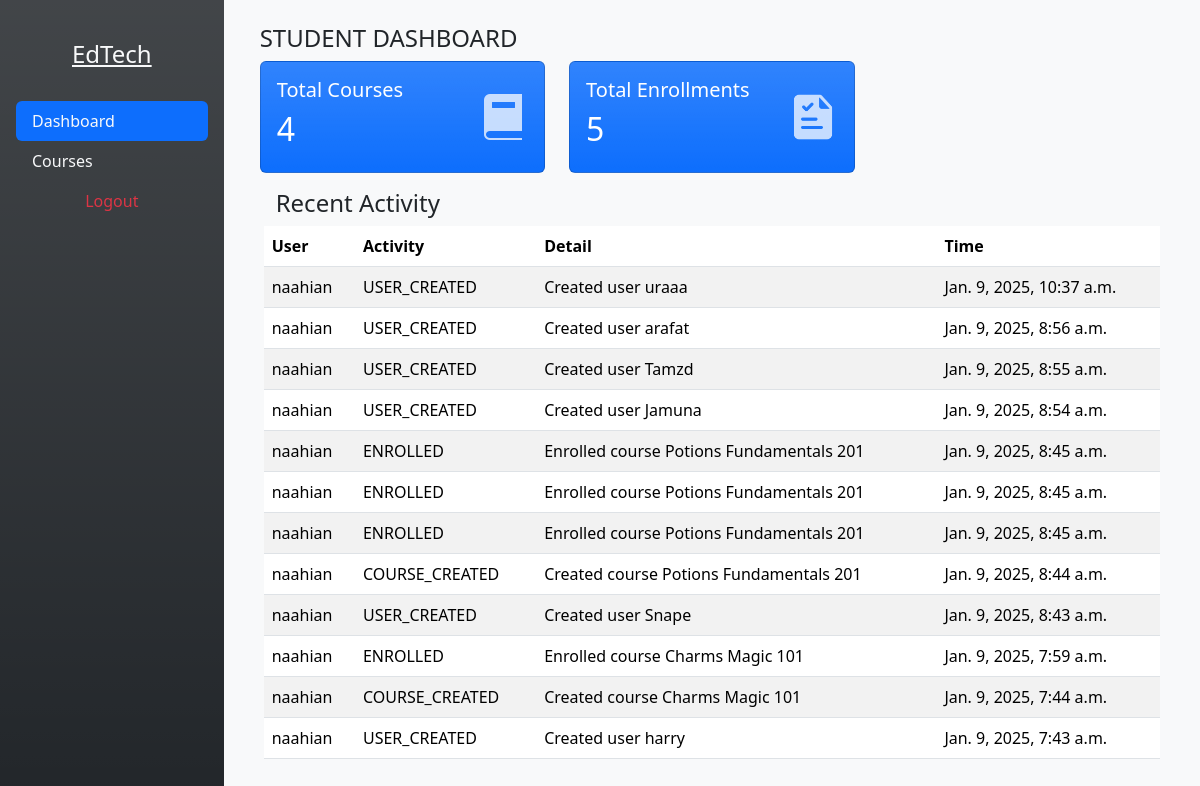
/dashboard/student (signed in), run on an earlier commit of the app's database.
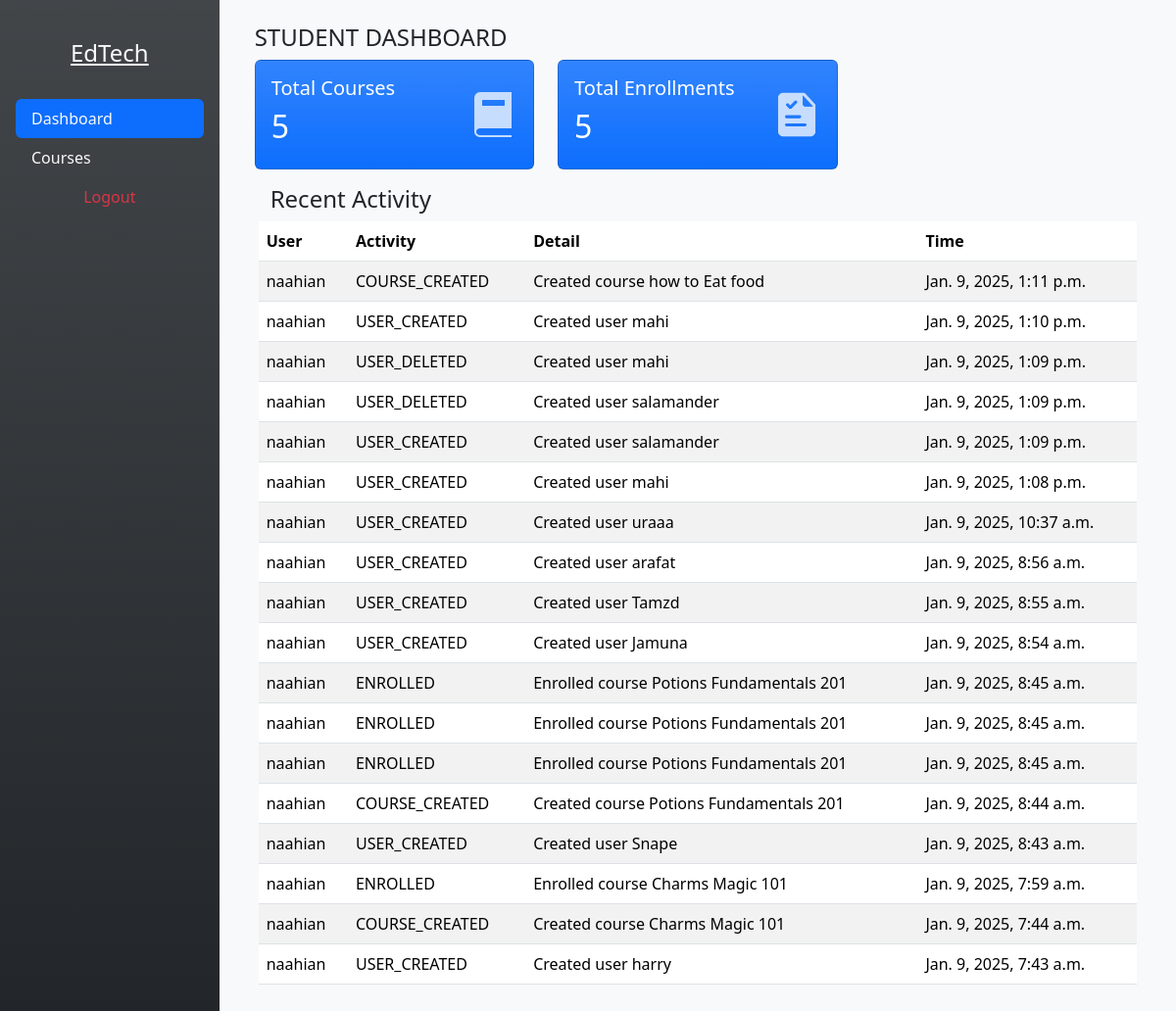
And on a later commit of the database.
### dashboard/models.py (models this page shows, shortened)
class Activity(models.Model):
    ACTION_CHOICES = [
        ("USER_CREATED", "User Created"),
        ("USER_CREATED", "User Deleted"),
        ("COURSE_CREATED", "Course Created"),
        ("COURSE_DELETED", "Course Deleted"),
        ("ENROLLED", "Enrolled"),
        ("COMPLETED", "Enrollment Completed"),
    ]
    user = models.ForeignKey(User, on_delete=models.CASCADE, db_index=True)
    action = models.CharField(max_length=50, choices=ACTION_CHOICES)
    timestamp = models.DateTimeField(auto_now_add=True)
    details = models.TextField(blank=True)

### dashboard/views.py (the view)
# urls.py: path('student', views.studentDashboard, name='student-dashboard'),
@login_required(login_url="/users/login")
def studentDashboard(request, usertype="student"):
    activities = list( Activity.objects.filter(user=request.user).values().order_by('-timestamp'))
    for activity in activities:
        activity["username"] = User.objects.filter(id=activity['user_id']).first().username
    context = {
        "user_id": request.user.id,
        "username": request.user.username,
        "user_type": usertype,
        "courses": len(Course.objects.all()),
        "enrollments": len(Enrollment.objects.filter(user__id=request.user.id)),
        "activities":activities,
    }
    return render(request, "student_dashboard.html", context)

### frontend/template/student_dashboard.html (shortened to what this page needs)
{%extends 'admin_dashboard.html'%}
{%load static%}
{%block content%}
<div class="d-flex w-100 h-100">
    <div class="nav flex-column nav-pills bg-dark bg-gradient p-3 h-100" id="v-pills-tab" role="tablist">
        <a class="link-light link-opacity-50-hover mx-5 my-3 p-2 text-center" href="/">
            <h4> EdTech</h4>
        </a>
        <a class="nav-link link-light link-opacity-50-hover active" id="v-pills-dashboard-tab" data-bs-toggle="pill"
            data-bs-target="#v-pills-dashboard" type="button" role="tab" aria-controls="v-pills-dashboard"
            aria-selected="true">Dashboard</a>
        <a class="nav-link link-light link-opacity-50-hover" id="v-pills-courses-tab" data-bs-toggle="pill"
            data-bs-target="#v-pills-courses" type="button" role="tab" aria-controls="v-pills-courses"
            onclick="getStudentCourses()" aria-selected="false">Courses</a>
        <a class="text-center nav-link link-danger" href="{%url 'logout'%}">Logout</a>
    </div>
    <div class="tab-content w-100 p-4 bg-light" id="v-pills-tabContent"
        style="overflow-y: auto; max-height: calc(100vh - 2rem);">
        <div class="tab-pane fade show active container" id="v-pills-dashboard" role="tabpanel"
            aria-labelledby="v-pills-dashboard-tab">
            <h4 class="text-uppercase">{{user_type}} Dashboard</h4>
            <div class="row">
                <div class="col-md-4">
                    <div class="flex-row card text-white align-items-center bg-primary bg-gradient mb-3">
                        <div class="col-md-8 card-body">
                            <h5 class="card-text">Total Courses</h5>
                            <h2 class="card-title">{{courses}}</h2>
                        </div>
                        <img class="mx-3 opacity-75" width="50" height="50" src="/media/icon/course.png">
                    </div>
                </div>
                <div class="col-md-4">
                    <div class="flex-row card text-white align-items-center bg-primary bg-gradient mb-3">
                        <div class="col-md-8 card-body">
                            <h5 class="card-text">Total Enrollments</h5>
                            <h2 class="card-title">{{enrollments}}</h2>
                        </div>
                        <img class="mx-3 opacity-75" width="50" height="50" src="/media/icon/enroll.png">
                    </div>
                </div>
            </div>
            <div class="row px-3">
                <h4>Recent Activity</h4>
                <table class="table table-striped">
                    <thead>
                        <tr>
                            <th>User</th>
                            <th>Activity</th>
                            <th>Detail</th>
                            <th>Time</th>
                        </tr>
                    </thead>
                    <tbody id="activity-list">
                        {%for item in activities %}
                        <tr>
                            <td>{{item.username}}</td>
                            <td>{{item.action}}</td>
                            <td>{{item.details}}</td>
                            <td>{{item.timestamp}}</td>
                        </tr>
                        {% endfor %}
                    </tbody>
                </table>
            </div>
        </div>
    </div>
</div>
{%endblock%}

### frontend/template/admin_dashboard.html (shortened to what this page needs)
{% load static %}
<!DOCTYPE html>
<html lang="en" style="height: 100%;">
<head>
    <link href="https://cdn.jsdelivr.net/npm/bootstrap@5.3.2/dist/css/bootstrap.min.css" rel="stylesheet"
 />
</head>
<body style="height: 100%;">
    {%block content%}{%endblock%}
</body>
</html>

What changed in the data, as far as the page shows it:
added Activity: username "naahian", action "COURSE_CREATED", details "Created course how to Eat food", timestamp "Jan. 9, 2025, 1:11 p.m."
added Activity: username "naahian", action "USER_CREATED", details "Created user mahi", timestamp "Jan. 9, 2025, 1:10 p.m."
added Activity: username "naahian", action "USER_DELETED", details "Created user mahi", timestamp "Jan. 9, 2025, 1:09 p.m."
added Activity: username "naahian", action "USER_DELETED", details "Created user salamander", timestamp "Jan. 9, 2025, 1:09 p.m."
added Activity: username "naahian", action "USER_CREATED", details "Created user salamander", timestamp "Jan. 9, 2025, 1:09 p.m."
added Activity: username "naahian", action "USER_CREATED", details "Created user mahi", timestamp "Jan. 9, 2025, 1:08 p.m."
Also different on the page:
{{ courses }}: "4" → "5"
